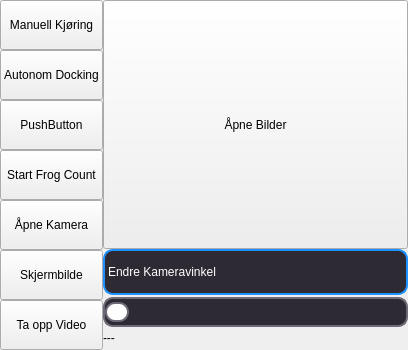
                              <widget class="QFrame" name="motorOuterContainer">
                               <property name="sizePolicy">
                                <sizepolicy hsizetype="Preferred" vsizetype="Preferred">
                                 <horstretch>0</horstretch>
                                 <verstretch>0</verstretch>
                                </sizepolicy>
                               </property>
                               <property name="minimumSize">
                                <size>
                                 <width>0</width>
                                 <height>350</height>
                                </size>
                               </property>
                               <property name="maximumSize">
                                <size>
                                 <width>16777215</width>
                                 <height>16777215</height>
                                </size>
                               </property>
                               <property name="styleSheet">
                                <string notr="true"/>
                               </property>
                               <layout class="QVBoxLayout" name="verticalLayout_7">
                                <property name="spacing">
                                 <number>0</number>
                                </property>
                                <property name="leftMargin">
                                 <number>0</number>
                                </property>
                                <property name="topMargin">
                                 <number>0</number>
                                </property>
                                <property name="rightMargin">
                                 <number>0</number>
                                </property>
                                <property name="bottomMargin">
                                 <number>0</number>
                                </property>
                                <item>
                                 <layout class="QHBoxLayout" name="horizontalLayout_2">
                                  <item>
                                   <layout class="QVBoxLayout" name="verticalLayout_15">
                                    <item>
                                     <widget class="QPushButton" name="btnManuell">
                                      <property name="sizePolicy">
                                       <sizepolicy hsizetype="Minimum" vsizetype="Minimum">
                                        <horstretch>0</horstretch>
                                        <verstretch>0</verstretch>
                                       </sizepolicy>
                                      </property>
                                      <property name="text">
                                       <string>Manuell Kjøring</string>
                                      </property>
                                     </widget>
                                    </item>
                                    <item>
                                     <widget class="QPushButton" name="btnAutonom">
                                      <property name="sizePolicy">
                                       <sizepolicy hsizetype="Minimum" vsizetype="Minimum">
                                        <horstretch>0</horstretch>
                                        <verstretch>0</verstretch>
                                       </sizepolicy>
                                      </property>
                                      <property name="text">
                                       <string>Autonom Docking</string>
                                      </property>
                                     </widget>
                                    </item>
                                    <item>
                                     <widget class="QPushButton" name="ButtonQR">
                                      <property name="sizePolicy">
                                       <sizepolicy hsizetype="Minimum" vsizetype="Minimum">
                                        <horstretch>0</horstretch>
                                        <verstretch>0</verstretch>
                                       </sizepolicy>
                                      </property>
                                      <property name="text">
                                       <string>PushButton</string>
                                      </property>
                                     </widget>
                                    </item>
                                    <item>
                                     <widget class="QPushButton" name="btnFrogCount">
                                      <property name="sizePolicy">
                                       <sizepolicy hsizetype="Minimum" vsizetype="Minimum">
                                        <horstretch>0</horstretch>
                                        <verstretch>0</verstretch>
                                       </sizepolicy>
                                      </property>
                                      <property name="text">
                                       <string>Start Frog Count</string>
                                      </property>
                                     </widget>
                                    </item>
                                    <item>
                                     <widget class="QPushButton" name="btnOpenCamera">
                                      <property name="sizePolicy">
                                       <sizepolicy hsizetype="Minimum" vsizetype="Minimum">
                                        <horstretch>0</horstretch>
                                        <verstretch>0</verstretch>
                                       </sizepolicy>
                                      </property>
                                      <property name="text">
                                       <string>Åpne Kamera</string>
                                      </property>
                                     </widget>
                                    </item>
                                    <item>
                                     <widget class="QPushButton" name="btnTakePic">
                                      <property name="sizePolicy">
                                       <sizepolicy hsizetype="Minimum" vsizetype="Minimum">
                                        <horstretch>0</horstretch>
                                        <verstretch>0</verstretch>
                                       </sizepolicy>
                                      </property>
                                      <property name="text">
                                       <string>Skjermbilde</string>
                                      </property>
                                     </widget>
                                    </item>
                                    <item>
                                     <widget class="QPushButton" name="btnRecord">
                                      <property name="sizePolicy">
                                       <sizepolicy hsizetype="Minimum" vsizetype="Minimum">
                                        <horstretch>0</horstretch>
                                        <verstretch>0</verstretch>
                                       </sizepolicy>
                                      </property>
                                      <property name="text">
                                       <string>Ta opp Video</string>
                                      </property>
                                     </widget>
                                    </item>
                                   </layout>
                                  </item>
                                  <item>
                                   <layout class="QVBoxLayout" name="verticalLayout_16">
                                    <item>
                                     <layout class="QVBoxLayout" name="verticalLayout_34">
                                      <item>
                                       <layout class="QHBoxLayout" name="horizontalLayout_15">
                                        <item>
                                         <widget class="QPushButton" name="showNewWindow">
                                          <property name="sizePolicy">
                                           <sizepolicy hsizetype="Minimum" vsizetype="Minimum">
                                            <horstretch>0</horstretch>
                                            <verstretch>0</verstretch>
                                           </sizepolicy>
                                          </property>
                                          <property name="text">
                                           <string>Åpne Bilder</string>
                                          </property>
                                         </widget>
                                        </item>
                                       </layout>
                                      </item>
                                      <item>
                                       <layout class="QHBoxLayout" name="horizontalLayout_16">
                                        <item>
                                         <layout class="QHBoxLayout" name="horizontalLayout_17">
                                          <item>
                                           <layout class="QVBoxLayout" name="verticalLayout_37">
                                            <item>
                                             <widget class="QLabel" name="label_10">
                                              <property name="minimumSize">
                                               <size>
                                                <width>0</width>
                                                <height>20</height>
                                               </size>
                                              </property>
                                              <property name="maximumSize">
                                               <size>
                                                <width>16777215</width>
                                                <height>50</height>
                                               </size>
                                              </property>
                                              <property name="styleSheet">
                                               <string notr="true">QWidget {
    background-color: #6E6976;
}

QFrame {
    background-color: #2E2A33;
    border: 2px solid #1E90FF;
    border-radius: 10px;
}

QPushButton {
    background-color: #2E2A33;
    border: 2px solid #1E90FF;
    border-radius: 10px;
    color: #FFFFFF;
    padding: 5px;
}

QPushButton:hover {
    background-color: #6E6976;
    color: #FFFFFF;
}

QLineEdit {
    background-color: #2E2A33;
    border: 2px solid #1E90FF;
    border-radius: 10px;
    color: #FFFFFF;
    padding: 5px;
}

QLabel {
    color: #FFFFFF;
}
QLabel {
  qproperty-alignment: 'AlignCenter';
}
</string>
                                              </property>
                                              <property name="text">
                                               <string>Endre Kameravinkel</string>
                                              </property>
                                             </widget>
                                            </item>
                                            <item>
                                             <widget class="QSlider" name="sliderCamVinkel">
                                              <property name="sizePolicy">
                                               <sizepolicy hsizetype="MinimumExpanding" vsizetype="Fixed">
                                                <horstretch>5</horstretch>
                                                <verstretch>0</verstretch>
                                               </sizepolicy>
                                              </property>
                                              <property name="minimumSize">
                                               <size>
                                                <width>200</width>
                                                <height>30</height>
                                               </size>
                                              </property>
                                              <property name="maximumSize">
                                               <size>
                                                <width>16777215</width>
                                                <height>26</height>
                                               </size>
                                              </property>
                                              <property name="styleSheet">
                                               <string notr="true">QWidget {
    background-color: #6E6976;
}

QFrame {
    background-color: #2E2A33;
    border: 2px solid #6E6976;
    border-radius: 10px;
}

QPushButton {
    background-color: #2E2A33;
    border: 2px solid #6E6976;
    border-radius: 10px;
    color: #FFFFFF;
    padding: 5px;
}

QPushButton:hover {
    background-color: #6E6976;
    color: #FFFFFF;
}

QLineEdit {
    background-color: #2E2A33;
    border: 2px solid #6E6976;
    border-radius: 10px;
    color: #FFFFFF;
    padding: 5px;
}

QLabel {
    color: #FFFFFF;
}

QSlider {
    background-color: #2E2A33;
    border: 2px solid #6E6976;
    border-radius: 10px;
}

QSlider::groove:horizontal {
    height: 10px;
    background: qlineargradient(x1: 0, y1: 0, x2: 1, y2: 0,
                                stop: 0 #009BFF, stop: 1 #003BFF); /* Blue gradient */
    border-radius: 5px;
}

QSlider::handle:horizontal {
    width: 20px;
    background: #FFFFFF;
    border: 2px solid #6E6976;
    margin: -5px 0px;
    border-radius: 10px;
}

QSlider::handle:horizontal:hover {
    background: #2E2A33;
}

QSlider::sub-page:horizontal {
    background: qlineargradient(x1: 0, y1: 0, x2: 1, y2: 0,
                                stop: 0 #009BFF, stop: 1 #003BFF); /* Blue gradient */
    border-radius: 5px;
}

QSlider::add-page:horizontal {
    background: #2E2A33;
    border-radius: 5px;
}</string>
                                              </property>
                                              <property name="maximum">
                                               <number>180</number>
                                              </property>
                                              <property name="orientation">
                                               <enum>Qt::Horizontal</enum>
                                              </property>
                                             </widget>
                                            </item>
                                            <item>
                                             <widget class="QLabel" name="labelKameraVinkel">
                                              <property name="sizePolicy">
                                               <sizepolicy hsizetype="Expanding" vsizetype="Preferred">
                                                <horstretch>0</horstretch>
                                                <verstretch>0</verstretch>
                                               </sizepolicy>
                                              </property>
                                              <property name="minimumSize">
                                               <size>
                                                <width>305</width>
                                                <height>0</height>
                                               </size>
                                              </property>
                                              <property name="maximumSize">
                                               <size>
                                                <width>100</width>
                                                <height>25</height>
                                               </size>
                                              </property>
                                              <property name="styleSheet">
                                               <string notr="true">QLabel {
  qproperty-alignment: 'AlignCenter';
}</string>
                                              </property>
                                              <property name="text">
                                               <string>---</string>
                                              </property>
                                             </widget>
                                            </item>
                                           </layout>
                                          </item>
                                         </layout>
                                        </item>
                                       </layout>
                                      </item>
                                     </layout>
                                    </item>
                                   </layout>
                                  </item>
                                 </layout>
                                </item>
                               </layout>
                              </widget>
